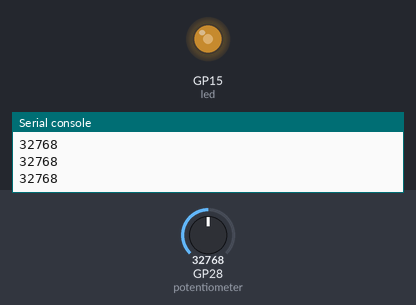
Simulated run of this program. Board: Raspberry Pi Pico running MicroPython. Parts: output pins drawn as LEDs (lit = HIGH), the last lines printed to the serial console. Inputs (shaded band) come from the test bench; at power-on: GP28 (potentiometer) = 32768 (analog values on the 0–65535 scale).

Above: at 1.2 s.
1.3 s: GP28 (potentiometer) set to 45874
At 2.6 s:
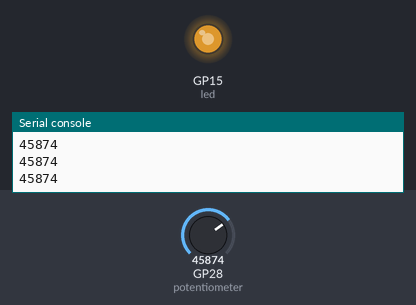
2.9 s: GP28 (potentiometer) set to 57670
At 4.0 s:
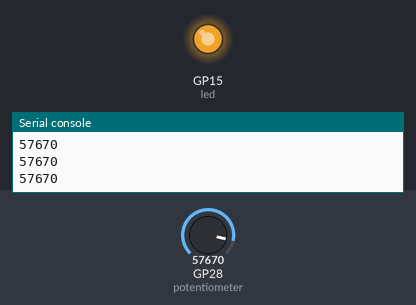
4.5 s: GP28 (potentiometer) set to 7864
At 5.2 s:
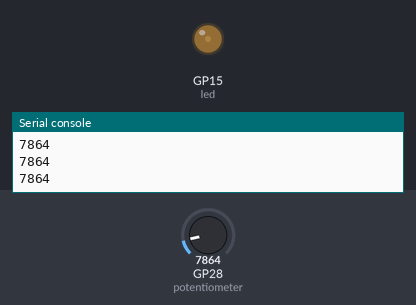
6.1 s: GP28 (potentiometer) set to 0
At 6.5 s:
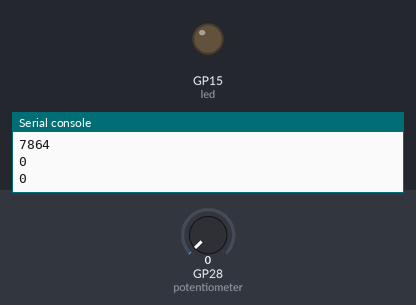
Timing chart, 0 to 8.7 s (numbered marks = the images above; inputs shaded):
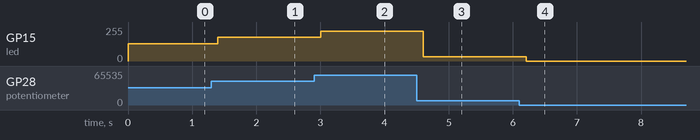

Measured:
- after the input at 1.3 s, GP15 (led): 128/255 → 178/255 after 0.10 s
- after the input at 2.9 s, GP15 (led): 178/255 → 224/255 after 0.10 s
- after the input at 4.5 s, GP15 (led): 224/255 → 31/255 after 0.10 s
- after the input at 6.1 s, GP15 (led): 31/255 → 0/255 after 0.11 s

The program:

2.11_turn_the_knob.py
```python
import machine
import utime

potentiometer = machine.ADC(28)
led = machine.PWM(machine.Pin(15))
led.freq(1000)

while True:
    value=potentiometer.read_u16()
    print(value)
    led.duty_u16(value)
    utime.sleep_ms(200)
```
